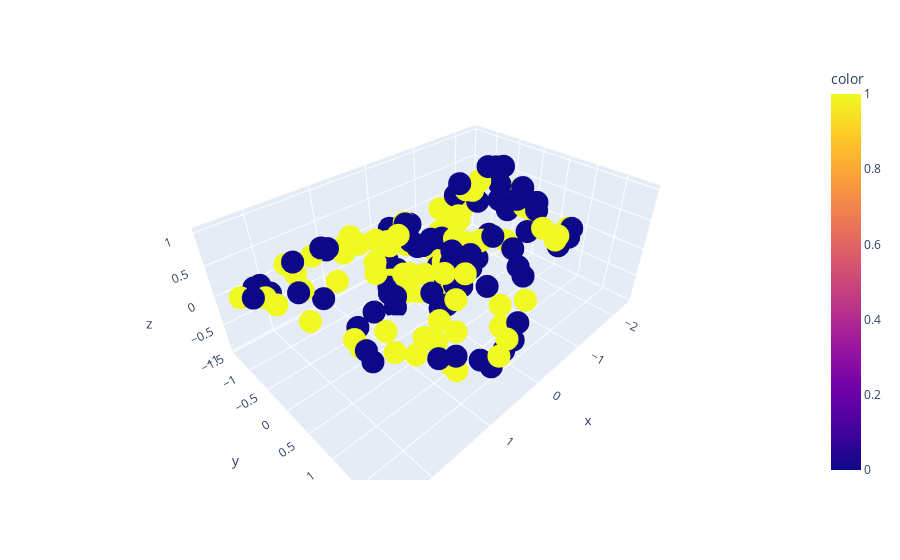

The code cell stored with this chart in its notebook:
### Code cell
method = PCA(n_components = 3, random_state = settings.RANDOM_STATE)
plot_data = method.fit_transform(transformed_X)
fig = px.scatter_3d(x = plot_data[:, 0], y = plot_data[:, 1], z = plot_data[:, 2], color = clusters)
fig.show()

### Figure 1 — Plotly figure (JSON) as saved in the notebook; plotly's stock layout.template omitted (floating-point values rounded to 4 significant figures; data arrays with more than 128 entries replaced by an {"elided": "..."} marker saying what was removed)
{"data": [{"hovertemplate": "x=%{x}<br>y=%{y}<br>z=%{z}<br>color=%{marker.color}<extra></extra>", "legendgroup": "", "marker": {"color": {"elided": "147 int values"}, "coloraxis": "coloraxis", "symbol": "circle"}, "mode": "markers", "name": "", "scene": "scene", "showlegend": false, "type": "scatter3d", "x": {"elided": "147 float values"}, "y": {"elided": "147 float values"}, "z": {"elided": "147 float values"}}], "layout": {"autosize": true, "coloraxis": {"colorbar": {"title": {"text": "color"}}, "colorscale": [[0, "#0d0887"], [0.1111, "#46039f"], [0.2222, "#7201a8"], [0.3333, "#9c179e"], [0.4444, "#bd3786"], [0.5556, "#d8576b"], [0.6667, "#ed7953"], [0.7778, "#fb9f3a"], [0.8889, "#fdca26"], [1, "#f0f921"]]}, "legend": {"tracegroupgap": 0}, "margin": {"t": 60}, "scene": {"aspectmode": "auto", "aspectratio": {"x": 1.541, "y": 1.043, "z": 0.6223}, "camera": {"center": {"x": 0, "y": 0, "z": 0}, "eye": {"x": 1.25, "y": 1.25, "z": 1.25}, "projection": {"type": "perspective"}, "up": {"x": 0, "y": 0, "z": 1}}, "domain": {"x": [0, 1], "y": [0, 1]}, "xaxis": {"title": {"text": "x"}, "type": "linear"}, "yaxis": {"title": {"text": "y"}, "type": "linear"}, "zaxis": {"title": {"text": "z"}, "type": "linear"}}}}
